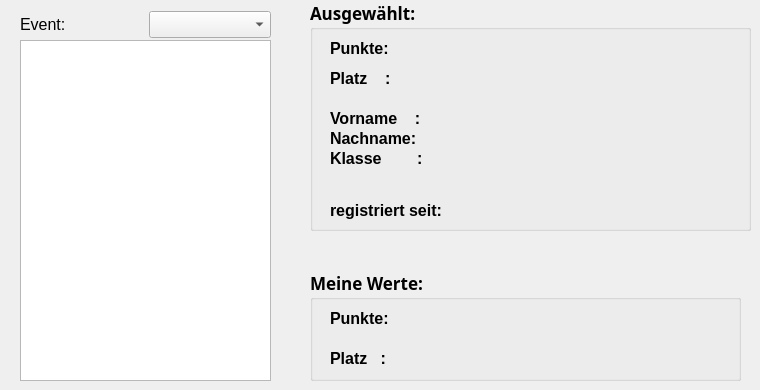
   <widget class="QWidget" name="Bestenliste">
    <attribute name="title">
     <string>Bestenliste</string>
    </attribute>
    <widget class="QListWidget" name="lwBestenliste">
     <property name="geometry">
      <rect>
       <x>20</x>
       <y>40</y>
       <width>251</width>
       <height>341</height>
      </rect>
     </property>
    </widget>
    <widget class="QGroupBox" name="ausgewaelt">
     <property name="geometry">
      <rect>
       <x>310</x>
       <y>0</y>
       <width>441</width>
       <height>231</height>
      </rect>
     </property>
     <property name="font">
      <font>
       <family>Sans</family>
       <pointsize>13</pointsize>
       <weight>75</weight>
       <bold>true</bold>
      </font>
     </property>
     <property name="title">
      <string>Ausgewählt:</string>
     </property>
     <widget class="QLabel" name="label_3">
      <property name="geometry">
       <rect>
        <x>20</x>
        <y>110</y>
        <width>101</width>
        <height>16</height>
       </rect>
      </property>
      <property name="font">
       <font>
        <family>Arial</family>
        <pointsize>12</pointsize>
        <weight>75</weight>
        <bold>true</bold>
       </font>
      </property>
      <property name="text">
       <string>Vorname    :</string>
      </property>
     </widget>
     <widget class="QLabel" name="label_4">
      <property name="geometry">
       <rect>
        <x>20</x>
        <y>40</y>
        <width>61</width>
        <height>16</height>
       </rect>
      </property>
      <property name="font">
       <font>
        <family>Arial</family>
        <pointsize>12</pointsize>
        <weight>75</weight>
        <bold>true</bold>
       </font>
      </property>
      <property name="text">
       <string>Punkte:</string>
      </property>
     </widget>
     <widget class="QLabel" name="label_7">
      <property name="geometry">
       <rect>
        <x>20</x>
        <y>70</y>
        <width>61</width>
        <height>16</height>
       </rect>
      </property>
      <property name="font">
       <font>
        <family>Arial</family>
        <pointsize>12</pointsize>
        <weight>75</weight>
        <bold>true</bold>
       </font>
      </property>
      <property name="text">
       <string>Platz    :</string>
      </property>
     </widget>
     <widget class="QLabel" name="lblAuswVorname">
      <property name="geometry">
       <rect>
        <x>120</x>
        <y>110</y>
        <width>231</width>
        <height>16</height>
       </rect>
      </property>
      <property name="font">
       <font>
        <family>Arial</family>
        <pointsize>10</pointsize>
        <weight>75</weight>
        <bold>true</bold>
       </font>
      </property>
      <property name="text">
       <string/>
      </property>
     </widget>
     <widget class="QLabel" name="lblAuswPunkte">
      <property name="geometry">
       <rect>
        <x>90</x>
        <y>40</y>
        <width>151</width>
        <height>16</height>
       </rect>
      </property>
      <property name="font">
       <font>
        <family>Arial</family>
        <pointsize>10</pointsize>
        <weight>75</weight>
        <bold>true</bold>
       </font>
      </property>
      <property name="text">
       <string/>
      </property>
     </widget>
     <widget class="QLabel" name="lblAuswPlatz">
      <property name="geometry">
       <rect>
        <x>90</x>
        <y>70</y>
        <width>141</width>
        <height>16</height>
       </rect>
      </property>
      <property name="font">
       <font>
        <family>Arial</family>
        <pointsize>10</pointsize>
        <weight>75</weight>
        <bold>true</bold>
       </font>
      </property>
      <property name="text">
       <string/>
      </property>
     </widget>
     <widget class="QLabel" name="lblAuswNachname">
      <property name="geometry">
       <rect>
        <x>120</x>
        <y>130</y>
        <width>231</width>
        <height>16</height>
       </rect>
      </property>
      <property name="font">
       <font>
        <family>Arial</family>
        <pointsize>10</pointsize>
        <weight>75</weight>
        <bold>true</bold>
       </font>
      </property>
      <property name="text">
       <string/>
      </property>
     </widget>
     <widget class="QLabel" name="label_8">
      <property name="geometry">
       <rect>
        <x>20</x>
        <y>130</y>
        <width>91</width>
        <height>16</height>
       </rect>
      </property>
      <property name="font">
       <font>
        <family>Arial</family>
        <pointsize>12</pointsize>
        <weight>75</weight>
        <bold>true</bold>
       </font>
      </property>
      <property name="text">
       <string>Nachname:</string>
      </property>
     </widget>
     <widget class="QLabel" name="label_36">
      <property name="geometry">
       <rect>
        <x>20</x>
        <y>150</y>
        <width>91</width>
        <height>16</height>
       </rect>
      </property>
      <property name="font">
       <font>
        <family>Arial</family>
        <pointsize>12</pointsize>
        <weight>75</weight>
        <bold>true</bold>
       </font>
      </property>
      <property name="text">
       <string>Klasse        :</string>
      </property>
     </widget>
     <widget class="QLabel" name="lblAuswKlasse">
      <property name="geometry">
       <rect>
        <x>120</x>
        <y>150</y>
        <width>231</width>
        <height>16</height>
       </rect>
      </property>
      <property name="font">
       <font>
        <family>Arial</family>
        <pointsize>10</pointsize>
        <weight>75</weight>
        <bold>true</bold>
       </font>
      </property>
      <property name="text">
       <string/>
      </property>
     </widget>
     <widget class="QLabel" name="label_40">
      <property name="geometry">
       <rect>
        <x>20</x>
        <y>200</y>
        <width>111</width>
        <height>21</height>
       </rect>
      </property>
      <property name="font">
       <font>
        <family>Arial</family>
        <pointsize>12</pointsize>
        <weight>75</weight>
        <bold>true</bold>
       </font>
      </property>
      <property name="text">
       <string>registriert seit:</string>
      </property>
     </widget>
     <widget class="QLabel" name="lblAuswRegSeit">
      <property name="geometry">
       <rect>
        <x>140</x>
        <y>200</y>
        <width>211</width>
        <height>16</height>
       </rect>
      </property>
      <property name="font">
       <font>
        <family>Arial</family>
        <pointsize>10</pointsize>
        <weight>75</weight>
        <bold>true</bold>
       </font>
      </property>
      <property name="text">
       <string/>
      </property>
     </widget>
    </widget>
    <widget class="QGroupBox" name="ausgewaelt_2">
     <property name="geometry">
      <rect>
       <x>310</x>
       <y>270</y>
       <width>431</width>
       <height>111</height>
      </rect>
     </property>
     <property name="font">
      <font>
       <family>Sans</family>
       <pointsize>13</pointsize>
       <weight>75</weight>
       <bold>true</bold>
      </font>
     </property>
     <property name="title">
      <string>Meine Werte:</string>
     </property>
     <widget class="QLabel" name="label_9">
      <property name="geometry">
       <rect>
        <x>20</x>
        <y>40</y>
        <width>61</width>
        <height>16</height>
       </rect>
      </property>
      <property name="font">
       <font>
        <family>Arial</family>
        <pointsize>12</pointsize>
        <weight>75</weight>
        <bold>true</bold>
       </font>
      </property>
      <property name="text">
       <string>Punkte:</string>
      </property>
     </widget>
     <widget class="QLabel" name="label_16">
      <property name="geometry">
       <rect>
        <x>20</x>
        <y>80</y>
        <width>61</width>
        <height>16</height>
       </rect>
      </property>
      <property name="font">
       <font>
        <family>Arial</family>
        <pointsize>12</pointsize>
        <weight>75</weight>
        <bold>true</bold>
       </font>
      </property>
      <property name="text">
       <string>Platz   :</string>
      </property>
     </widget>
     <widget class="QLabel" name="lblBestMyPunkte">
      <property name="geometry">
       <rect>
        <x>90</x>
        <y>40</y>
        <width>101</width>
        <height>16</height>
       </rect>
      </property>
      <property name="font">
       <font>
        <family>Arial</family>
        <pointsize>10</pointsize>
        <weight>75</weight>
        <bold>true</bold>
       </font>
      </property>
      <property name="text">
       <string/>
      </property>
     </widget>
     <widget class="QLabel" name="lblBestMyPlatz">
      <property name="geometry">
       <rect>
        <x>90</x>
        <y>80</y>
        <width>101</width>
        <height>16</height>
       </rect>
      </property>
      <property name="font">
       <font>
        <family>Arial</family>
        <pointsize>10</pointsize>
        <weight>75</weight>
        <bold>true</bold>
       </font>
      </property>
      <property name="text">
       <string/>
      </property>
     </widget>
     <widget class="QLabel" name="lblMyPlatz">
      <property name="geometry">
       <rect>
        <x>60</x>
        <y>110</y>
        <width>161</width>
        <height>16</height>
       </rect>
      </property>
      <property name="font">
       <font>
        <family>Arial</family>
        <pointsize>10</pointsize>
        <weight>75</weight>
        <bold>true</bold>
       </font>
      </property>
      <property name="text">
       <string/>
      </property>
     </widget>
    </widget>
    <widget class="QWidget" name="layoutWidget_2">
     <property name="geometry">
      <rect>
       <x>20</x>
       <y>10</y>
       <width>251</width>
       <height>29</height>
      </rect>
     </property>
     <layout class="QHBoxLayout" name="horizontalLayout_4">
      <item>
       <widget class="QLabel" name="label_25">
        <property name="font">
         <font>
          <family>MS Shell Dlg 2</family>
          <pointsize>12</pointsize>
         </font>
        </property>
        <property name="text">
         <string>Event:</string>
        </property>
       </widget>
      </item>
      <item>
       <widget class="QComboBox" name="cbEventBestenliste">
        <property name="font">
         <font>
          <family>MS Shell Dlg 2</family>
          <pointsize>12</pointsize>
         </font>
        </property>
       </widget>
      </item>
     </layout>
    </widget>
   </widget>
